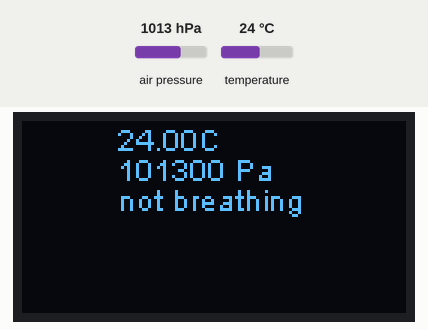
Simulated run of this sketch. Board: ESP8266 (NodeMCU). On the bench: 128×64 one-colour display. The inputs (shaded band) are chosen by the test bench; at power-on: air pressure 1013 hPa, temperature 24 °C. What the sketch prints to the serial monitor is not drawn.

Above: at 1.7 s.
1.8 s: air pressure set to 952 hPa
At 2.7 s:
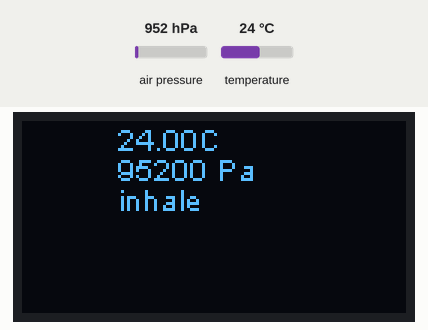
3.3 s: air pressure set to 1000 hPa
At 4.3 s:
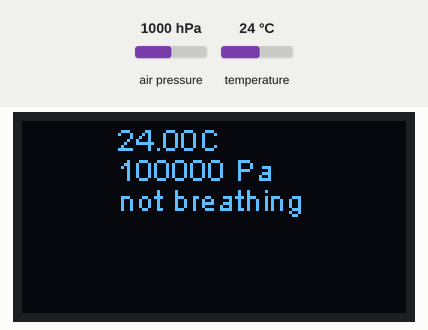
4.8 s: temperature set to 12 °C
At 5.2 s:
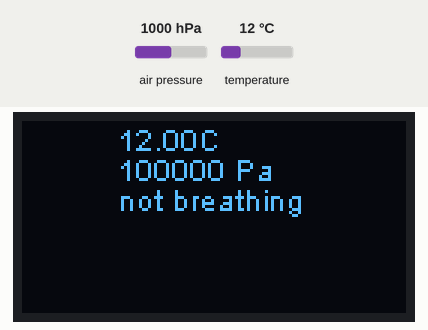
6.3 s: air pressure set to 975 hPa
At 7.4 s:
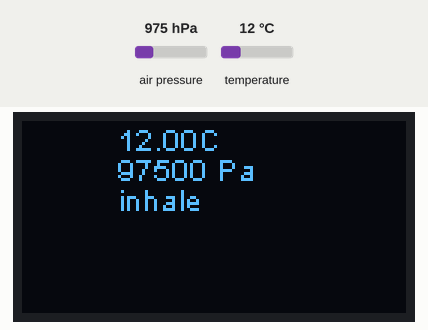
7.8 s: air pressure set to 1025 hPa
At 8.9 s:
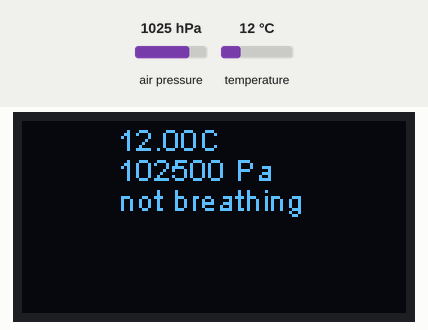
Timing chart, 0 to 10.3 s (numbered marks = the images above; inputs shaded):
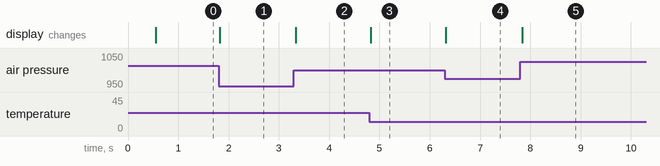

Measured:
- after the input at 1.8 s, the display: changes at once (image 1)
- after the input at 3.3 s, the display: changes at once (image 2)
- after the input at 4.8 s, the display: changes at once (image 3)
- after the input at 6.3 s, the display: changes at once (image 4)
- after the input at 7.8 s, the display: changes at once (image 5)

The sketch:

2_bmp180_inhale.ino
```cpp
#include <Wire.h>
#include "SSD1306Wire.h"
#include <Adafruit_BMP085.h>


Adafruit_BMP085 bmp;

SSD1306Wire  display(0x3c, 5, 4);

unsigned long oldTime;

void setup() {
  // put your setup code here, to run once:
  Serial.begin(115200);
  Serial.println();
  Serial.println("bmp180 read value");
  display.init();
  display.flipScreenVertically();
  display.setFont(ArialMT_Plain_10);
  display.setTextAlignment(TEXT_ALIGN_LEFT);

  display.clear();
  display.drawString(32, 14, "BMP180");
  display.drawString(32, 24, " Read value");
  display.display();
  delay(500);


  if (!bmp.begin(3)) {
    display.clear();
  display.drawString(32, 24, "cannot find bmp180");
    display.display();
  while (1) {}
  }


}

void loop() {

  detectPressure();
}

void detectPressure(){
  Serial.print("Temperature = ");
  Serial.print(bmp.readTemperature());
  Serial.println(" *C");

  Serial.print("Pressure = ");
  Serial.print(bmp.readPressure());
  Serial.println(" Pa");

  display.clear();
  display.drawStringMaxWidth(32, 0, 80,String(bmp.readTemperature()) + "C");
  display.drawStringMaxWidth(32, 10, 80,String(bmp.readPressure()) + " Pa");
  if (bmp.readPressure() < 100000){
    display.drawStringMaxWidth(32, 20, 80,"inhale");
  } else if (bmp.readPressure() > 106000){
    display.drawStringMaxWidth(32, 20, 80,"exhale");
  } else{
    display.drawStringMaxWidth(32, 20, 80,"not breathing");
  }
  display.display();
}
```
